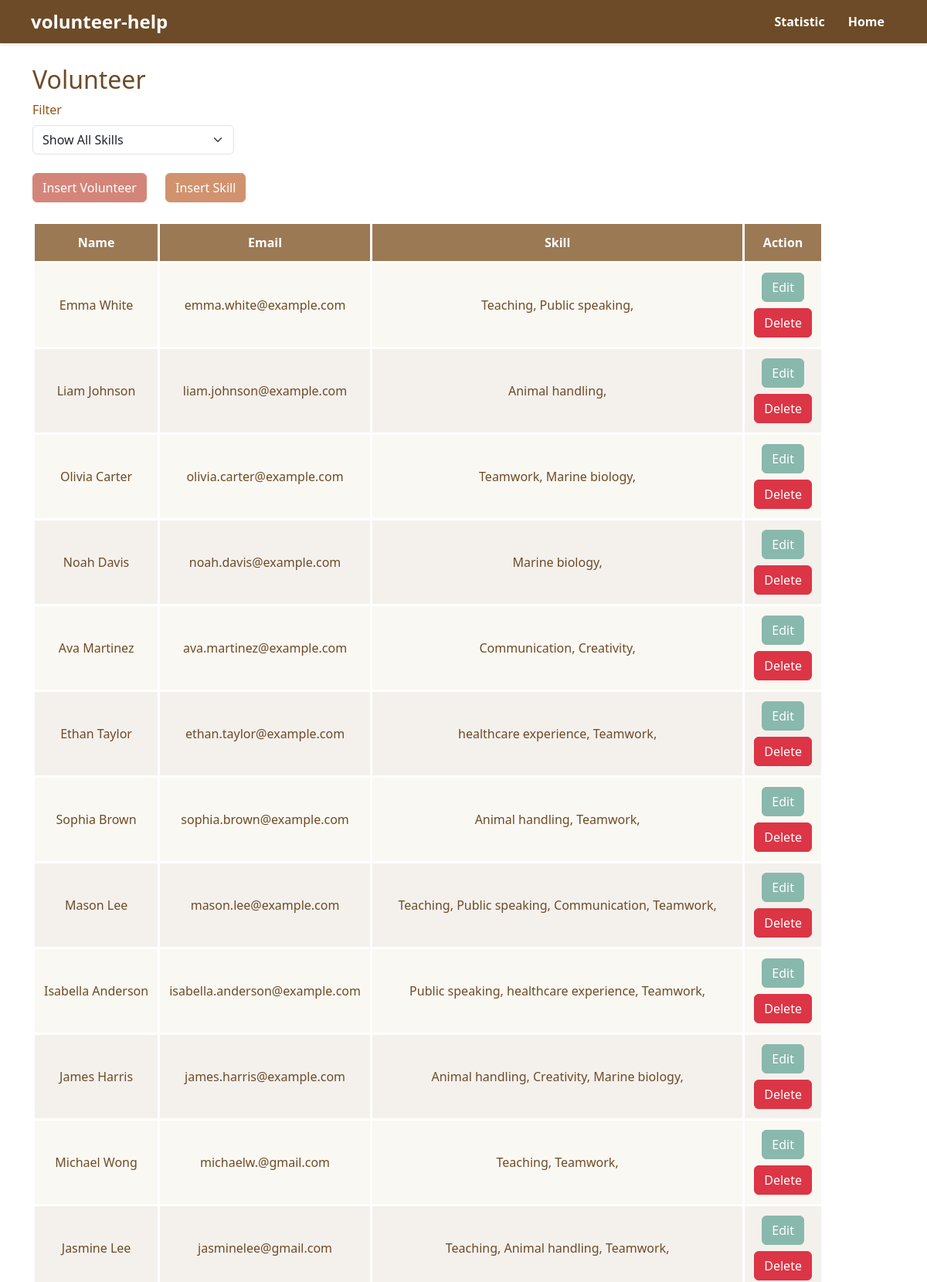
/nonprofit/volunteer/ (upper part), run on the app's committed database.
### nonprofit/models.py (models this page shows, shortened)
class Volunteer(models.Model):
    name = models.CharField(max_length=100)
    email = models.CharField(max_length=100)

class VolunteerSkill(models.Model):
    volunteer = models.ForeignKey(Volunteer, on_delete=models.CASCADE)
    skill = models.ForeignKey(Skill, on_delete=models.CASCADE)
    class Meta:
        unique_together = ('volunteer', 'skill')

class Skill(models.Model):
    name = models.CharField(max_length=100)
    def __str__(self):
        return self.name

### nonprofit/views.py (the view)
# urls.py: path("volunteer/", views.volunteer_home, name="volunteer_home"),
def volunteer_home(request):
    volunteer_list = Volunteer.objects.all()
    skill_list = Skill.objects.all()
    volunteer_skill_list = VolunteerSkill.objects.all()
    return render(request, 'nonprofit/volunteer.html', {'volunteer_list': volunteer_list,
                                                        'skill_list': skill_list,
                                                        'volunteer_skill_list': volunteer_skill_list})

### nonprofit/templates/nonprofit/volunteer.html (shortened to what this page needs)
<!DOCTYPE html>
{% load static %}
<html lang="en">
<head>
    <link href="https://cdn.jsdelivr.net/npm/bootstrap@5.3.3/dist/css/bootstrap.min.css" rel="stylesheet">
    <link rel="stylesheet" href="{% static './nonprofit/navbar.css' %}">
    <link rel="stylesheet" href="{% static './nonprofit/style.css' %}">
</head>
<body>
<nav class="navbar">
    <a href="#" class="logo">volunteer-help</a>
    <ul class="nav-link">
        <li><a href="/nonprofit/statistic/">Statistic</a></li>
        <li class="active"><a href="/nonprofit/">Home</a></li>
    </ul>
</nav>
<div class="container mt-4">
    <h2 style="color: #6D4B28">Volunteer</h2>
    <div class="row mb-4">
        <div class="col-md-3">
            <label for="filter" class="form-label" style="color: #925515">Filter</label>
            <select class="form-select" id="filter">
                <option value="all">Show All Skills</option>
            </select>
        </div>
    </div>
    <button class="btn btn-insert-volunteer" style="margin: 10 !important" data-bs-toggle="modal" data-bs-target="#InsertVolunteerModal"> Insert Volunteer
    </button>
    <button class="btn btn-insert-skill" style="margin: 10 !important" data-bs-toggle="modal" data-bs-target="#InsertSkillModal">
    Insert Skill
    </button>
    <table class="volunteer-table">
        <thead>
            <tr>
                <th>Name</th>
                <th>Email</th>
                <th>Skill</th>
                <th>Action</th>
            </tr>
        </thead>
        <tbody>
            {% for volunteer in volunteer_list %}
            <tr data-skill="{% for volunteer_skill in volunteer_skill_list %}{% if volunteer_skill.volunteer == volunteer %}{{ volunteer_skill.skill.name|slugify }}{% if not forloop.last %},{% endif %}{% endif %}{% endfor %}">
                <td>{{ volunteer.name }}</td>
                <td>{{ volunteer.email }}</td>
                <td>
                    {% for volunteer_skill in volunteer_skill_list %}
                        {% if volunteer_skill.volunteer == volunteer %}
                            <label>{{ volunteer_skill.skill }}, </label>
                        {% endif %}
                    {% endfor %}
                </td>
                <td>
                    <button class="btn btn-edit" style="margin: 10 !important" data-bs-toggle="modal" data-bs-target="#updateVolunteerModal-{{ volunteer.id }}">
                        Edit
                    </button>
                    <form action="{% url 'nonprofit:delete_volunteer' volunteer.id %}" method="POST">
                        <button type="submit" class="btn btn-danger mt-2">Delete</button>
                    </form>
                </td>
            </tr>
            {% endfor %}
        </tbody>
    </table>
</body>
</html>

### nonprofit/static/nonprofit/navbar.css (style rules this page uses)
.navbar { position: fixed; top: 0; left: 0; width: 100%; display: flex; justify-content: space-between; align-items: center; padding: 10px 40px; background-color: #6D4B28; box-shadow: 0 2px 4px rgba(0, 0, 0, 0.1); z-index: 100; }
.navbar .logo { font-size: 24px; font-weight: 700; color: white; text-decoration: none; }
.navbar .nav-link { display: flex; align-items: center; list-style: none; margin: 0; padding: 0; }
.navbar .nav-link li { margin: 0 15px; }
.navbar .nav-link a { text-decoration: none; color: white; font-weight: 600; transition: color 0.3s ease; }
.navbar .nav-link .active a { color: white; font-weight: 700; }

### nonprofit/static/nonprofit/style.css (style rules this page uses)
.btn-insert-volunteer { background-color: #D4857A !important; border-color: #D4857A !important; color: white !important; margin-right: 20px !important; }
.btn-insert-skill { background-color: #D1926E !important; border-color: #D1926E !important; color: white !important; margin-right: 20px !important; }
.btn-edit { background-color: #89B8AD !important; border-color: #89B8AD !important; color: white !important; }
.volunteer-table { border-collapse: collapse; margin: 25px 0; min-width: 400px; color: black; }
.volunteer-table th, .volunteer-table td { border: 3px solid white; padding: 12px; text-align: center; }
.volunteer-table th { background-color: #9B7955; color: white; }
.volunteer-table tr:nth-child(even) { background-color: #F4F1ED; color: #6D4B28; }
.volunteer-table tr:nth-child(odd) { background-color: #FAF8F2; color: #6D4B28; }

### nonprofit/templates/nonprofit/volunteer.html (style rules this page uses)
body { padding-top: 60px; }

### data on the page
Volunteer: name "Emma White", email "emma.white@example.com"
VolunteerSkill: skill "Teaching"
VolunteerSkill: skill "Public speaking"
Volunteer: name "Liam Johnson", email "liam.johnson@example.com"
VolunteerSkill: skill "Animal handling"
Volunteer: name "Olivia Carter", email "olivia.carter@example.com"
VolunteerSkill: skill "Teamwork"
VolunteerSkill: skill "Marine biology"
Volunteer: name "Noah Davis", email "noah.davis@example.com"
VolunteerSkill: skill "Marine biology"
Volunteer: name "Ava Martinez", email "ava.martinez@example.com"
VolunteerSkill: skill "Communication"
VolunteerSkill: skill "Creativity"
Volunteer: name "Ethan Taylor", email "ethan.taylor@example.com"
VolunteerSkill: skill "healthcare experience"
VolunteerSkill: skill "Teamwork"
Volunteer: name "Sophia Brown", email "sophia.brown@example.com"
VolunteerSkill: skill "Animal handling"
VolunteerSkill: skill "Teamwork"
Volunteer: name "Mason Lee", email "mason.lee@example.com"
VolunteerSkill: skill "Teaching"
VolunteerSkill: skill "Public speaking"
VolunteerSkill: skill "Communication"
VolunteerSkill: skill "Teamwork"
Volunteer: name "Isabella Anderson", email "isabella.anderson@example.com"
VolunteerSkill: skill "Public speaking"
VolunteerSkill: skill "healthcare experience"
VolunteerSkill: skill "Teamwork"
Volunteer: name "James Harris", email "james.harris@example.com"
VolunteerSkill: skill "Animal handling"
VolunteerSkill: skill "Creativity"
VolunteerSkill: skill "Marine biology"
Volunteer: name "Michael Wong", email "michaelw.@gmail.com"
VolunteerSkill: skill "Teaching"
VolunteerSkill: skill "Teamwork"
Volunteer: name "Jasmine Lee", email "jasminelee@gmail.com"
VolunteerSkill: skill "Teaching"
VolunteerSkill: skill "Animal handling"
VolunteerSkill: skill "Teamwork"
